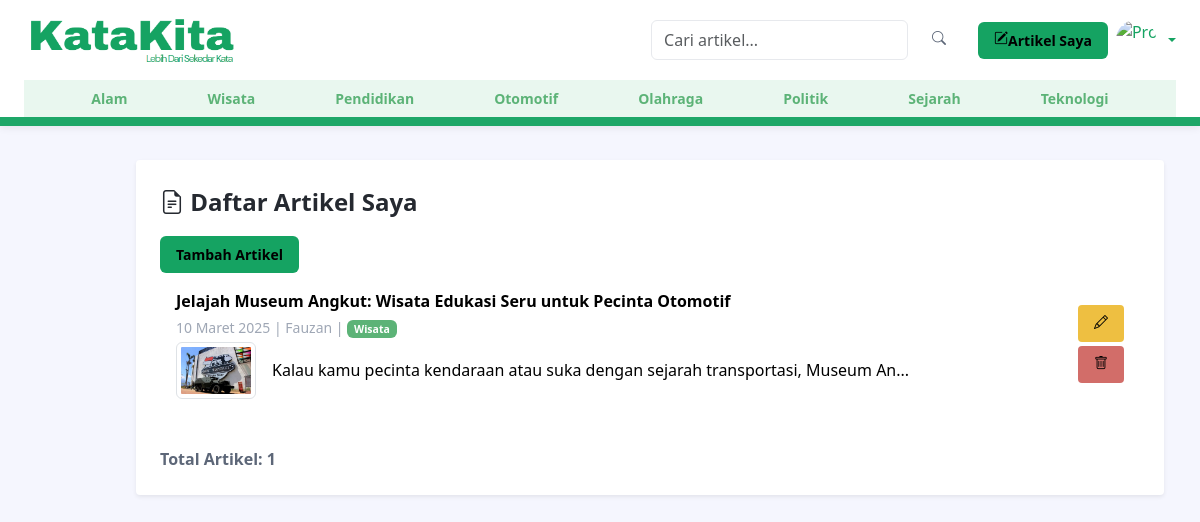
Page /author/kelola_artikel.php (signed in) on the committed database.
### tables this page shows
CREATE TABLE `category` (
  `id` int NOT NULL,
  `name` varchar(100) NOT NULL,
  `description` text
);

CREATE TABLE `article` (
  `id` int NOT NULL,
  `date` varchar(20) NOT NULL,
  `title` varchar(255) NOT NULL,
  `content` text NOT NULL,
  `picture` varchar(255) DEFAULT NULL
);

### author/kelola_artikel.php (the view, shortened to what this page needs)
<?php
include "../koneksi.php";
$nickname = mysqli_real_escape_string($koneksi, $_SESSION['nickname']);
$q_author = mysqli_query($koneksi, "SELECT id FROM author WHERE nickname='$nickname' LIMIT 1");
$d_author = mysqli_fetch_assoc($q_author);
$author_id = $d_author['id'];
$filter_kategori = '';
$filter_judul = '';
$sql = "SELECT
    a.id,
    a.title,
    a.date,
    a.picture,
    a.content,
    c.name AS kategori
FROM
    article a
JOIN
    article_author aa ON a.id = aa.article_id
JOIN
    article_category ac ON a.id = ac.article_id
JOIN
    category c ON ac.category_id = c.id
WHERE
    aa.author_id = $author_id
    $filter_kategori
    $filter_judul
ORDER BY a.id DESC";
$result = $koneksi->query($sql);
$result_kat = $koneksi->query("SELECT id, name FROM category");
?>
<!DOCTYPE html>
<html lang="id">
<head>
    <link rel="stylesheet" href="../assets/css/portal.css">
    <link rel="stylesheet" href="https://cdn.jsdelivr.net/npm/bootstrap-icons@1.11.3/font/bootstrap-icons.css">
</head>
<body class="app">
    <header class="app-header d-flex align-items-center justify-content-between flex-column px-4" style="background:#fff; box-shadow:0 2px 8px 0 rgba(0,0,0,0.07); height:auto; position:fixed; top:0; left:0; right:0; z-index:100; padding-bottom:0;">
        <div class="w-100 d-flex align-items-center justify-content-between" style="height:80px;">
            <div class="d-flex align-items-center">
                <a href="home.php">
                    <img src="../assets/images/namawebsite.png" alt="KataKita" class="me-4" style="height:58px;">
                </a>
            </div>
            <div class="d-flex align-items-center">
                <form class="d-flex me-3" method="get">
                    <input class="form-control me-2" type="search" name="q" placeholder="Cari artikel..." aria-label="Search" style="min-width:180px;" value="<?php echo isset($_GET['q']) ? htmlspecialchars($_GET['q']) : ''; ?>">
                    <button class="btn btn-outline-secondary" type="submit"><i class="bi bi-search"></i></button>
                </form>
                <a href="kelola_artikel.php" class="btn btn-primary me-2 d-none d-md-inline"><i class="bi bi-pencil-square"></i>Artikel Saya</a>
                <div class="dropdown">
                    <a href="#" class="d-flex align-items-center text-decoration-none dropdown-toggle" id="dropdownProfile" data-bs-toggle="dropdown" aria-expanded="false">
                        <img src="../assets/images/profile.png" alt="Profile" width="40" height="40" class="rounded-circle me-2" style="object-fit:cover;">
                    </a>
                </div>
            </div>
        </div>
        <div class="w-100" style="background:#e9f7ef;">
            <div class="w-100" style="background:#e9f7ef;">
                <div class="d-flex flex-wrap gap-5 py-6 justify-content-center align-items-center" style="overflow-x:auto;">
                    <?php if ($result_kat && $result_kat->num_rows > 0): ?>
                        <?php while ($kat = $result_kat->fetch_assoc()): ?>
                            <a href="kelola_artikel.php?kategori=<?php echo $kat['id']; ?>" class="btn btn-outline-success btn-sm rounded-pill px-3">
                                <?php echo htmlspecialchars($kat['name']); ?>
                            </a>
                        <?php endwhile; ?>
                    <?php else: ?>
                        <span class="text-muted">Tidak ada kategori</span>
                    <?php endif; ?>
                </div>
            </div>
        </div>
    </header>
    <div class="app-wrapper" style="margin-top:80px; margin-left:100px; max-width:1700px; margin-right:auto; margin-bottom:40px;">
        <main class="app-content p-4">
            <div class="container-fluid">
                <div class="row mb-4">
                    <div class="col">
                        <div class="app-card shadow-sm p-4">
                            <div class="main-title mb-3"><i class="bi bi-file-earmark-text"></i> Daftar Artikel Saya</div>
                            <button type="button" class="btn btn-primary" data-bs-toggle="modal" data-bs-target="#modalFormArtikel">
                                Tambah Artikel
                            </button>
                            <div class="table-responsive">
                                <table class="table table-hover align-middle">
                                    <tbody>
                                        <?php if ($result && $result->num_rows > 0): ?>
                                            <?php while ($row = $result->fetch_assoc()): ?>
                                                <tr style="position:relative;">
                                                    <td colspan="6" style="padding:0; border:none;">
                                                        <div class="app-card-body d-flex align-items-center" style="position:relative; padding:1rem;">
                                                            <div class="flex-grow-1">
                                                                <div class="fw-bold mb-1">
                                                                    <?php echo htmlspecialchars($row['title']); ?>
                                                                </div>
                                                                <div class="small text-muted mb-1">
                                                                    <?php echo htmlspecialchars($row['date']); ?> |
                                                                    <?php echo htmlspecialchars($_SESSION['nickname']); ?> |
                                                                    <span class="badge bg-success"><?php echo htmlspecialchars($row['kategori']); ?></span>
                                                                </div>
                                                                <div class="d-flex align-items-center gap-3">
                                                                    <?php if (!empty($row['picture'])): ?>
                                                                        <img src="../picture/<?php echo htmlspecialchars($row['picture']); ?>" alt="Gambar Artikel" class="img-thumbnail" style="max-width:80px;">
                                                                    <?php else: ?>
                                                                        <span class="text-muted">Tidak ada gambar</span>
                                                                    <?php endif; ?>
                                                                    <span><?php echo htmlspecialchars(mb_strimwidth(strip_tags($row['content']), 0, 80, "...")); ?></span>
                                                                </div>
                                                            </div>
                                                            <div class="ms-3 d-flex flex-column align-items-end" style="z-index:3;">
                                                                <a href="#"
                                                                    class="btn btn-sm btn-warning mb-1 btn-edit-artikel"
                                                                    title="Edit"
                                                                    data-id="<?php echo $row['id']; ?>"
                                                                    data-bs-toggle="modal"
                                                                    data-bs-target="#modalFormArtikel">
                                                                    <i class="bi bi-pencil"></i>
                                                                </a>
                                                                <a href="hapus_artikel.php?id=<?php echo $row['id']; ?>" class="btn btn-sm btn-danger" title="Hapus" onclick="return confirm('Yakin ingin menghapus artikel ini?');"><i class="bi bi-trash"></i></a>
                                                            </div>
                                                            <a class="app-card-link-mask" href="detail_artikel.php?id=<?php echo $row['id']; ?>" style="position:absolute;top:0;left:0;width:100%;height:100%;z-index:2;"></a>
                                                        </div>
                                                    </td>
                                                </tr>
                                            <?php endwhile; ?>
                                        <?php else: ?>
                                            <tr>
                                                <td colspan="6" class="text-center text-muted">Tidak ada artikel ditemukan.</td>
                                            </tr>
                                        <?php endif; ?>
                                    </tbody>
                                </table>
                            </div>
                            <div class="mt-3 text-start">
                                <strong>Total Artikel: <?php echo $result ? $result->num_rows : 0; ?></strong>
                            </div>
                        </div>
                    </div>
                </div>
            </div>
    </div>
</body>
</html>

### author/kelola_artikel.php (style rules this page uses)
.table-hover tbody tr { cursor: pointer; }

### rows in the picture
category: name "Alam"
category: name "Wisata"
category: name "Pendidikan"
category: name "Otomotif"
category: name "Olahraga"
category: name "Politik"
category: name "Sejarah"
category: name "Teknologi"
article: title "Jelajah Museum Angkut: Wisata Edukasi Seru untuk Pecinta Otomotif", date "10 Maret 2025", category.name "Wisata", picture (picture), content "Kalau kamu pecinta kendaraan atau suka dengan sejarah transportasi, Museum An..."

### other values in the picture
$result->num_rows "1"
